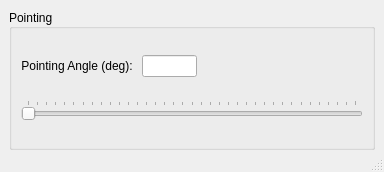
<?xml version="1.0" encoding="UTF-8"?>
<ui version="4.0">
 <class>ClientMainWindow</class>
 <widget class="QMainWindow" name="ClientMainWindow">
  <property name="geometry">
   <rect>
    <x>0</x>
    <y>0</y>
    <width>384</width>
    <height>172</height>
   </rect>
  </property>
  <property name="sizePolicy">
   <sizepolicy hsizetype="Minimum" vsizetype="Minimum">
    <horstretch>0</horstretch>
    <verstretch>0</verstretch>
   </sizepolicy>
  </property>
  <property name="minimumSize">
   <size>
    <width>0</width>
    <height>1</height>
   </size>
  </property>
  <property name="windowTitle">
   <string>RIC Proxy</string>
  </property>
  <widget class="QWidget" name="centralwidget">
   <layout class="QVBoxLayout" name="verticalLayout_3">
    <property name="topMargin">
     <number>9</number>
    </property>
    <property name="bottomMargin">
     <number>0</number>
    </property>
    <item>
     <widget class="QGroupBox" name="_gbxPointing">
      <property name="title">
       <string>Pointing</string>
      </property>
      <property name="alignment">
       <set>Qt::AlignLeading|Qt::AlignLeft|Qt::AlignVCenter</set>
      </property>
      <layout class="QVBoxLayout" name="verticalLayout">
       <property name="leftMargin">
        <number>9</number>
       </property>
       <property name="topMargin">
        <number>9</number>
       </property>
       <item>
        <layout class="QHBoxLayout" name="horizontalLayout" stretch="2,1,3">
         <item>
          <widget class="QLabel" name="_lblPointingAngle">
           <property name="font">
            <font>
             <weight>50</weight>
             <bold>false</bold>
            </font>
           </property>
           <property name="text">
            <string>Pointing Angle (deg): </string>
           </property>
           <property name="alignment">
            <set>Qt::AlignRight|Qt::AlignTrailing|Qt::AlignVCenter</set>
           </property>
          </widget>
         </item>
         <item>
          <widget class="QLineEdit" name="_lePointingAngle">
           <property name="readOnly">
            <bool>true</bool>
           </property>
          </widget>
         </item>
         <item>
          <spacer name="horizontalSpacer_2">
           <property name="orientation">
            <enum>Qt::Horizontal</enum>
           </property>
           <property name="sizeHint" stdset="0">
            <size>
             <width>40</width>
             <height>20</height>
            </size>
           </property>
          </spacer>
         </item>
        </layout>
       </item>
       <item>
        <widget class="QSlider" name="_hsPointingAngle">
         <property name="maximum">
          <number>360</number>
         </property>
         <property name="orientation">
          <enum>Qt::Horizontal</enum>
         </property>
         <property name="tickPosition">
          <enum>QSlider::TicksAbove</enum>
         </property>
        </widget>
       </item>
      </layout>
     </widget>
    </item>
   </layout>
  </widget>
  <widget class="QMenuBar" name="_menubar">
   <property name="geometry">
    <rect>
     <x>0</x>
     <y>0</y>
     <width>384</width>
     <height>25</height>
    </rect>
   </property>
  </widget>
  <widget class="QStatusBar" name="_statusbar">
   <property name="enabled">
    <bool>true</bool>
   </property>
  </widget>
 </widget>
 <resources/>
 <connections/>
</ui>
